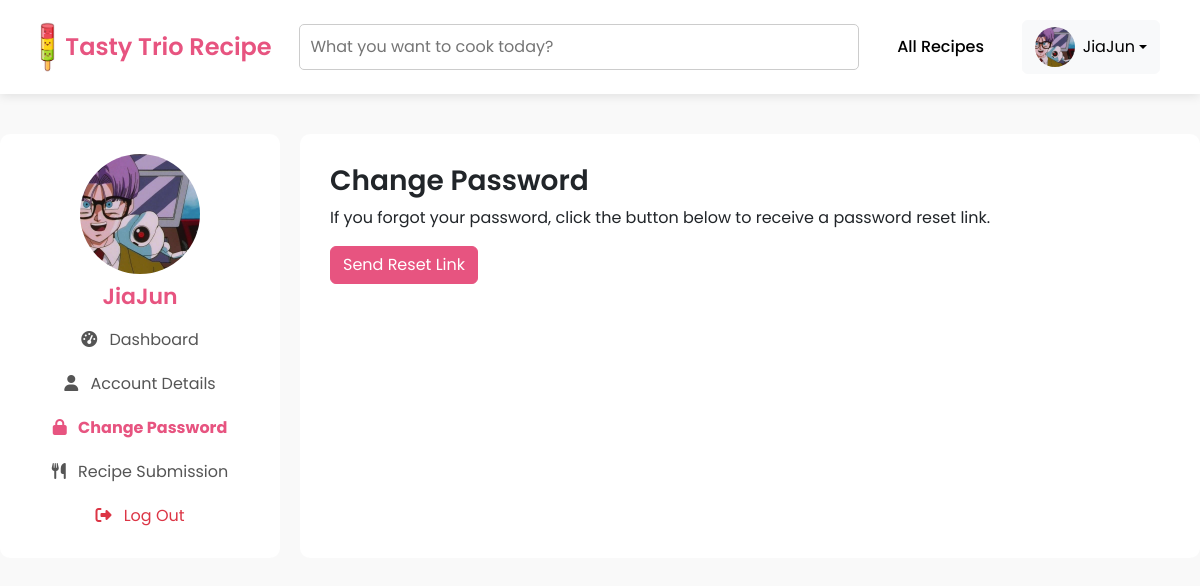
The page /change-password.php (signed in) on the database its author committed.
### tables this page shows
CREATE TABLE `registered_user` (
  `userID` int(11) NOT NULL,
  `userImg` varchar(255) DEFAULT NULL,
  `userName` varchar(255) NOT NULL,
  `userEmail` varchar(255) NOT NULL,
  `userPass` varchar(255) NOT NULL,
  `userBio` text DEFAULT NULL,
  `favID` int(11) DEFAULT NULL,
  `reset_token` varchar(255) DEFAULT NULL
);

### change-password.php (the view, shortened to what this page needs)
<?php
include 'db.php';
$userID = $_SESSION['userID'];
$query = "SELECT userImg, userName, userEmail FROM registered_user WHERE userID = ?";
$stmt = $conn->prepare($query);
if ($stmt) {
    $stmt->bind_param("i", $userID);
    if ($stmt->execute()) {
        $result = $stmt->get_result();
        if ($result->num_rows > 0) {
            $userData = $result->fetch_assoc();
            $userImg = $userData['userImg'];
            $userName = $userData['userName'];
        }
    }
}
?>
<!DOCTYPE html>
<html lang="en">
<head>
    <link rel="stylesheet" href="https://cdn.jsdelivr.net/npm/bootstrap@5.3.0/dist/css/bootstrap.min.css">
    <link rel="stylesheet" href="https://cdnjs.cloudflare.com/ajax/libs/font-awesome/6.4.2/css/all.min.css">
</head>
<body>
<?php include('header.php'); ?>
<div class="profile-container">
    <div class="sidebar">
        <img src="<?php echo htmlspecialchars($userImg); ?>" alt="Profile Picture">
        <h2><?php echo htmlspecialchars($userName); ?></h2>
        <a href="profile-dashboard.php"><i class="fas fa-tachometer-alt"></i> Dashboard</a>
        <a href="profile.php"><i class="fas fa-user"></i> Account Details</a>
        <a href="change-password.php" class="active-link"><i class="fas fa-lock"></i> Change Password</a>
        <a href="#"><i class="fas fa-utensils"></i> Recipe Submission</a>
        <a href="logout.php" class="text-danger"><i class="fas fa-sign-out-alt"></i> Log Out</a>
    </div>
    <div class="content">
        <h3>Change Password</h3>
        <p>If you forgot your password, click the button below to receive a password reset link.</p>
        <button onclick="sendResetLink()" class="btn btn-primary">Send Reset Link</button>
    </div>
</div>
</body>
</html>

### header.php (shortened to what this page needs)
<!DOCTYPE html>
<html lang="en">
<head>
</head>
<body>
<header>
    <div class="logo-title">
        <img src="assets/pic/TastyTrioLogo.png" alt="Logo">
        <a href="index.php"><h1>Tasty Trio Recipe</h1></a>
    </div>
    <input type="text" placeholder="What you want to cook today?" style="font-family: 'Poppins', sans-serif;">
    <nav class="navbar">
        <a href="eRecipeList.php"> All Recipes</a>
    </nav>
    <div class="profile-dropdown">
        <button class="btn btn-light dropdown-toggle d-flex align-items-center" type="button" id="dropdownMenuButton" data-bs-toggle="dropdown" aria-expanded="false">
            <img src="<?php echo htmlspecialchars($userImg); ?>" alt="Profile">
            <span class="ms-2"><?php echo htmlspecialchars($userName); ?></span>
        </button>
    </div>
</header>
</body>
</html>

### change-password.php (style rules this page uses)
body { font-family: 'Poppins', sans-serif; background-color: #f9f9f9; }
.active-link { color: #E75480 !important; font-weight: bold; }
header { display: flex; justify-content: space-between; align-items: center; padding: 20px 40px; background-color: white; box-shadow: 0 2px 10px rgba(0, 0, 0, 0.1); }
.logo-title { display: flex; align-items: center; }
.logo-title img { height: 50px; margin-right: 10px; }
.logo-title h1 { font-size: 24px; font-weight: 600; margin: 0; color: #E75480; }
header input { width: 50%; padding: 10px; border: 1px solid #ccc; border-radius: 5px; }
.navbar { display: flex; gap: 20px; }
.navbar a { text-decoration: none; color: black; font-weight: 500; padding: 5px 10px; transition: color 0.3s ease; }
.profile-container { display: flex; max-width: 1200px; margin: 40px auto; }
.sidebar { width: 280px; background: white; padding: 20px; border-radius: 10px; text-align: center; }
.sidebar img { width: 120px; height: 120px; border-radius: 50%; object-fit: cover; margin-bottom: 10px; }
.sidebar h2 { color: #E75480; font-size: 22px; font-weight: 600; }
.sidebar a { display: block; padding: 10px; color: #555; text-decoration: none; transition: 0.3s; }
.sidebar a i { margin-right: 8px; }
.content { flex: 1; background: white; padding: 30px; border-radius: 10px; margin-left: 20px; }
.content h3 { font-weight: 600; }
.btn-primary { background-color: #E75480; border-color: #E75480; }

### header.php (style rules this page uses)
body { font-family: 'Poppins', sans-serif; margin: 0; padding: 0; background-color: #f9f9f9; }
header { display: flex; justify-content: space-between; align-items: center; padding: 20px 40px; background-color: white; }
.logo-title { display: flex; align-items: center; }
.logo-title img { height: 50px; margin-right: 10px; }
.logo-title a { text-decoration: none; }
.logo-title h1 { font-size: 24px; font-weight: 600; margin: 0; color: #E75480; }
header input { width: 50%; padding: 10px; border: 1px solid #ccc; border-radius: 5px; }
.navbar { display: flex; gap: 20px; }
.navbar a { text-decoration: none; color: black; font-weight: 500; padding: 5px 10px; transition: color 0.3s ease, border-bottom 0.3s ease; }
.profile-dropdown { position: relative; display: inline-block; }
.profile-dropdown img { width: 40px; height: 40px; border-radius: 50%; object-fit: cover; cursor: pointer; }

### rows shown on the page
registered_user: userImg (picture), userName "JiaJun"
